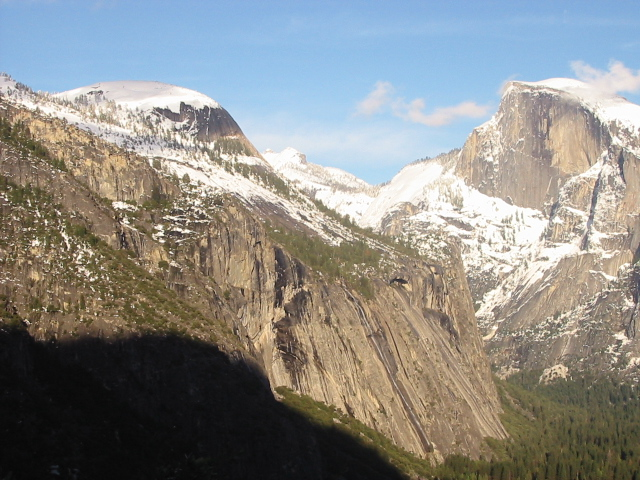
#> input picture HW2Stitching/yosemite-test/yosemite1.jpg, 640 x 480 px; its folder holds 4 pictures in this run
$ python mainv0.py
#> lines starting #> are read from the running program, lines starting #| are printed output that depends on the picture
import cv2
import os
import numpy as np
def mix(img1,img2,M):
    M=M[:2]
    height1, width1, channels = img1.shape
    height2, width2, channels = img2.shape
    min_width=0
    max_width=width2
    min_height=0
    max_height=height2
    for X in [[0,0,1],[width1,0,1],[0,height1,1],[width1,height1,1]]:
        Y=np.matmul(np.array(M),np.array([X]).T)
        # print(Y)
        min_width=min(Y[0],min_width)
        max_width=max(Y[0],max_width)
        min_height=min(Y[1],min_height)
        max_height=max(Y[1],max_height)
    dst=np.zeros((int(max_height-min_height),int(max_width-min_width),3),dtype=np.uint8)
    dst[int(-min_height):int(-min_height)+height2,int(-min_width):int(-min_width)+width2]=img2

    cv2.imshow("dst", dst)
    cv2.waitKey(0)
    M[0][2]+=int(-min_width)
    M[1][2]+=int(-min_height)
    # dst2 = cv2.warpPerspective(img1, M, (int(max_width-min_width),int(max_height-min_height)))
    dst2 = cv2.warpAffine(img1, M, (int(max_width-min_width),int(max_height-min_height)))
    cv2.imshow("dst1", dst2)
    cv2.waitKey(0)
    dst_final=(dst==np.array([0,0,0])).astype(np.uint8)*dst2+dst
    cv2.imshow("new", dst_final)
    cv2.waitKey(0)
    cv2.destroyAllWindows()
    return dst_final
    # print(M)
    # print(mask)
    # transform the image
    height1, width1, channels1 = img1.shape
    height2, width2, channels2 = img2.shape

    dst = cv2.warpAffine(img1, M[:2], (width1 + width2, height1 + height2))
    cv2.imshow("warped", dst)
    # [7 lines of commented-out code are left out]
    cv2.imshow("new", dst)
    cv2.waitKey(0)
    cv2.destroyAllWindows()
    # cv2.waitKey(0)
    return img2
def image_switch(img1,img2):
    # switch the imagen using opencv

    #detect 128 keypoints and compute descriptors
    sift = cv2.SIFT_create()
    kp1, des1 = sift.detectAndCompute(img1,None)
    kp2, des2 = sift.detectAndCompute(img2,None)

    #create BFMatcher object
    bf = cv2.BFMatcher(cv2.NORM_L2, crossCheck=True)
    # Match descriptors.
    matches = bf.match(des1,des2)

    # fitting the transformation matrix
    # Sort them in the order of their distance.
    matches = sorted(matches, key = lambda x:x.distance)
    kp11=[]
    kp22=[]
    for i in matches[:1280]:
        # print(i.distance)
        kp11.append(kp1[i.queryIdx].pt)
        kp22.append(kp2[i.trainIdx].pt)
    # Draw first 10 matches.
    # img3 = cv2.drawMatches(img1, kp11, img2, kp22, None)
    img3 = cv2.drawMatches(img1,kp1,img2,kp2,matches[:10],None)
    #draw paied points on img3
    for i in range(10):
        cv2.circle(img3,(int(kp11[i][0]),int(kp11[i][1])),10,(0,0,255),-1)
        # cv2.circle(img3,(int(kp22[i][0]),int(kp22[i][1])),10,(0,0,255),-1)

    # img3 = cv2.drawMatches(img1, kp1, img2, kp2, matches[:10], None, flags=cv2.DrawMatchesFlags_NOT_DRAW_SINGLE_POINTS)
    cv2.imshow("matches",img3)
    cv2.waitKey(0)
    cv2.destroyAllWindows()

    #find the transformation matrix using RANSAC in 2d
    M, mask = cv2.findHomography(np.float32(kp11), np.float32(kp22), cv2.RANSAC,confidence=0.99)

    # To test what M means
    X=list(kp11[0])
    print(np.array(M[:2]),np.array([[X[0],X[1],1]]).T)
    Y=np.matmul(np.array(M),np.array([[X[0],X[1],1]]).T)
    print(Y,":",kp22[0])
    return mix(img1,img2,M)

if __name__ == '__main__':
    # Read image
    filename="yosemite-test"
    imgs=[]
    # iterate through all the files in folder in name order
    paths=os.listdir(filename)
    paths.sort()
    for file in paths:
        # Check whether file is in .jpg format or not
        if file.endswith(".jpg"):
            # read the image
            img_single = cv2.imread(os.path.join(filename, file))
#> img_single is the input picture: shape (480, 640, 3); mean B, G, R 135.4, 139.3, 139.5
            imgs.append(img_single)

    img=imgs.pop(0)
    while(len(imgs)>0):
        img0=imgs.pop(0)
        img=image_switch(img,img0)
#> this loop made 3 passes
#> pass 1, in image_switch, `img3 = cv2.drawMatches(img1,kp1,img2,kp2,matches[:10],None)`:
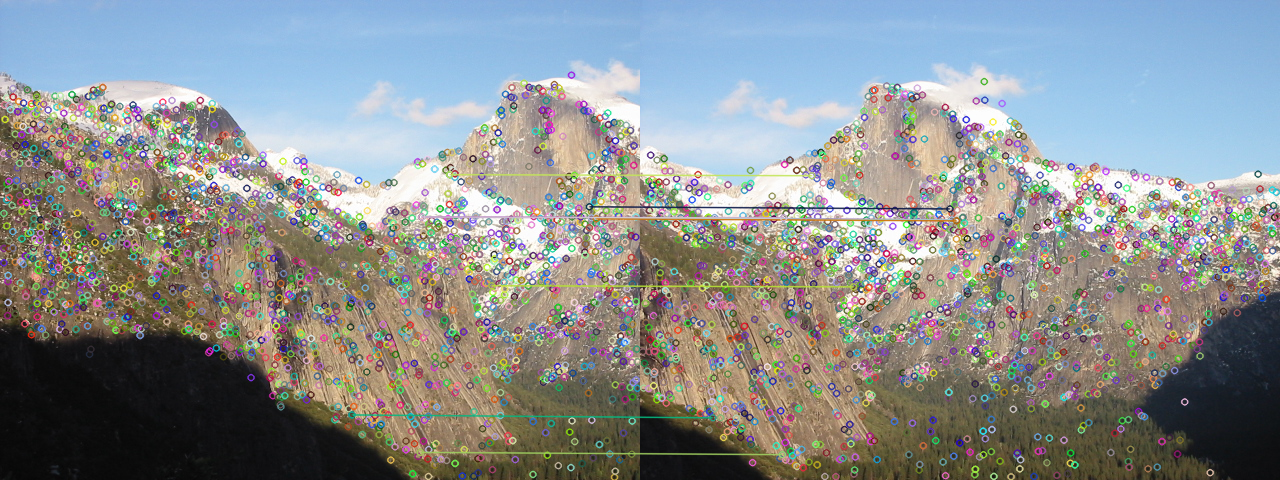
#> img3: shape (480, 1280, 3); mean B, G, R 143.7, 143.5, 139.6
#> pass 1, in image_switch, `cv2.imshow("matches",img3)`:
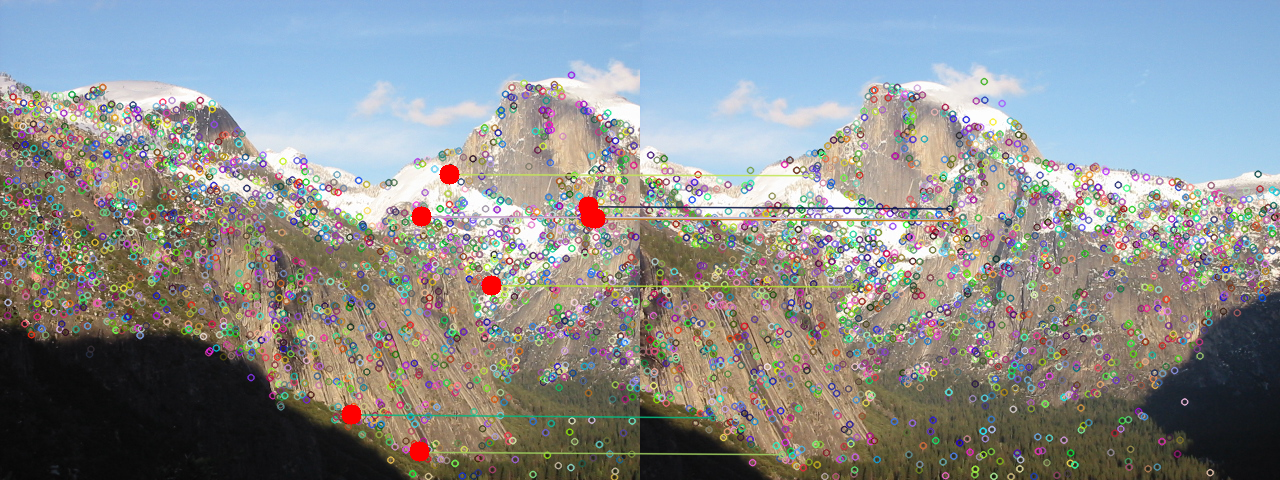
#> window 'matches': shape (480, 1280, 3); mean B, G, R 143.2, 142.9, 140
#> pass 1, in mix, `cv2.imshow("dst", dst)`:
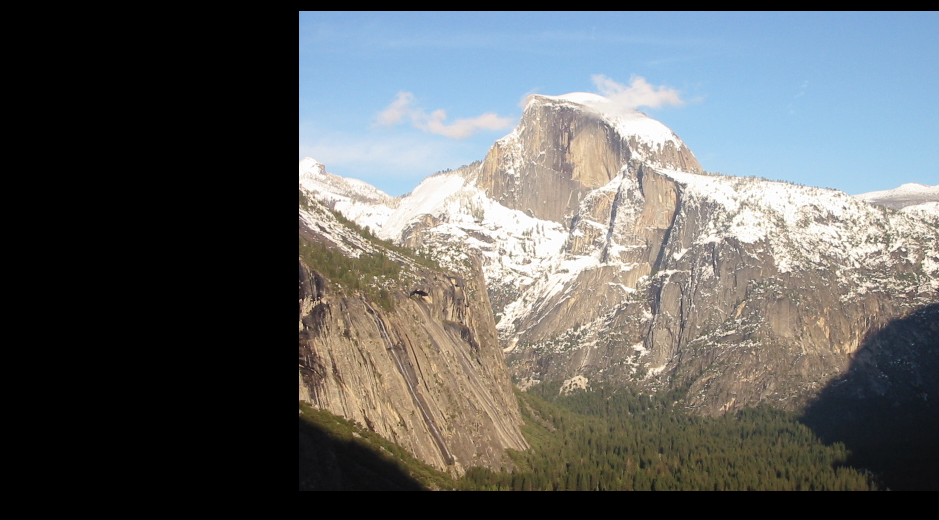
#> window 'dst': shape (520, 939, 3); mean B, G, R 97.9, 97.8, 95.5
#> pass 1, in mix, `dst2 = cv2.warpAffine(img1, M, (int(max_width-min_width),int(max_heigh..`:
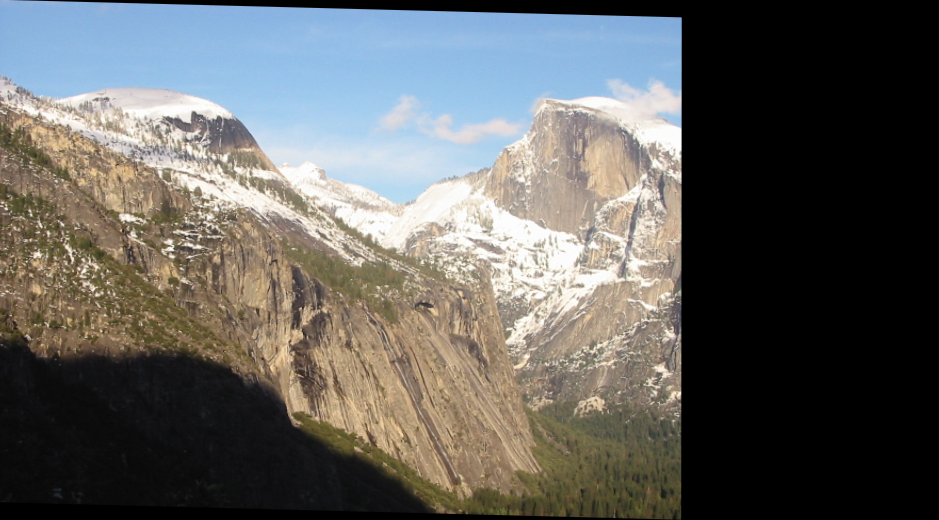
#> dst2: shape (520, 939, 3); mean B, G, R 95, 97.7, 97.9
#> after the loop:
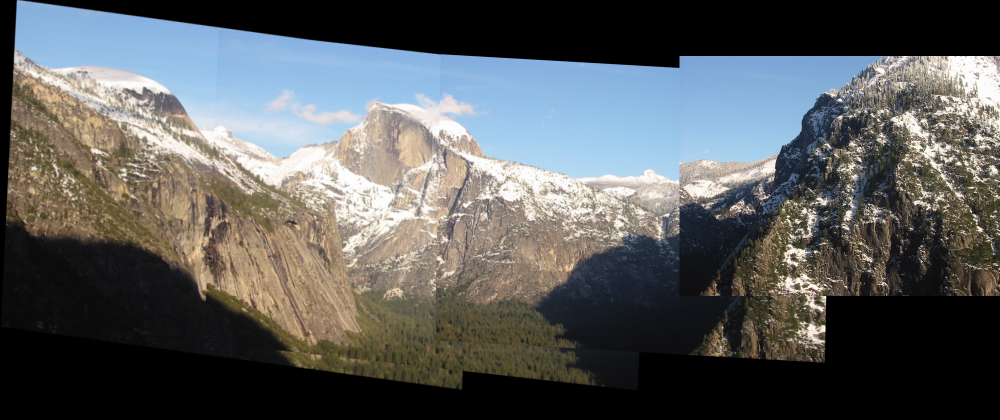
#> img: shape (840, 1999, 3) (shown at 1/2 size); mean B, G, R 92.3, 92.2, 89.9
        # cv2.imshow("now_image",img)
        # break
